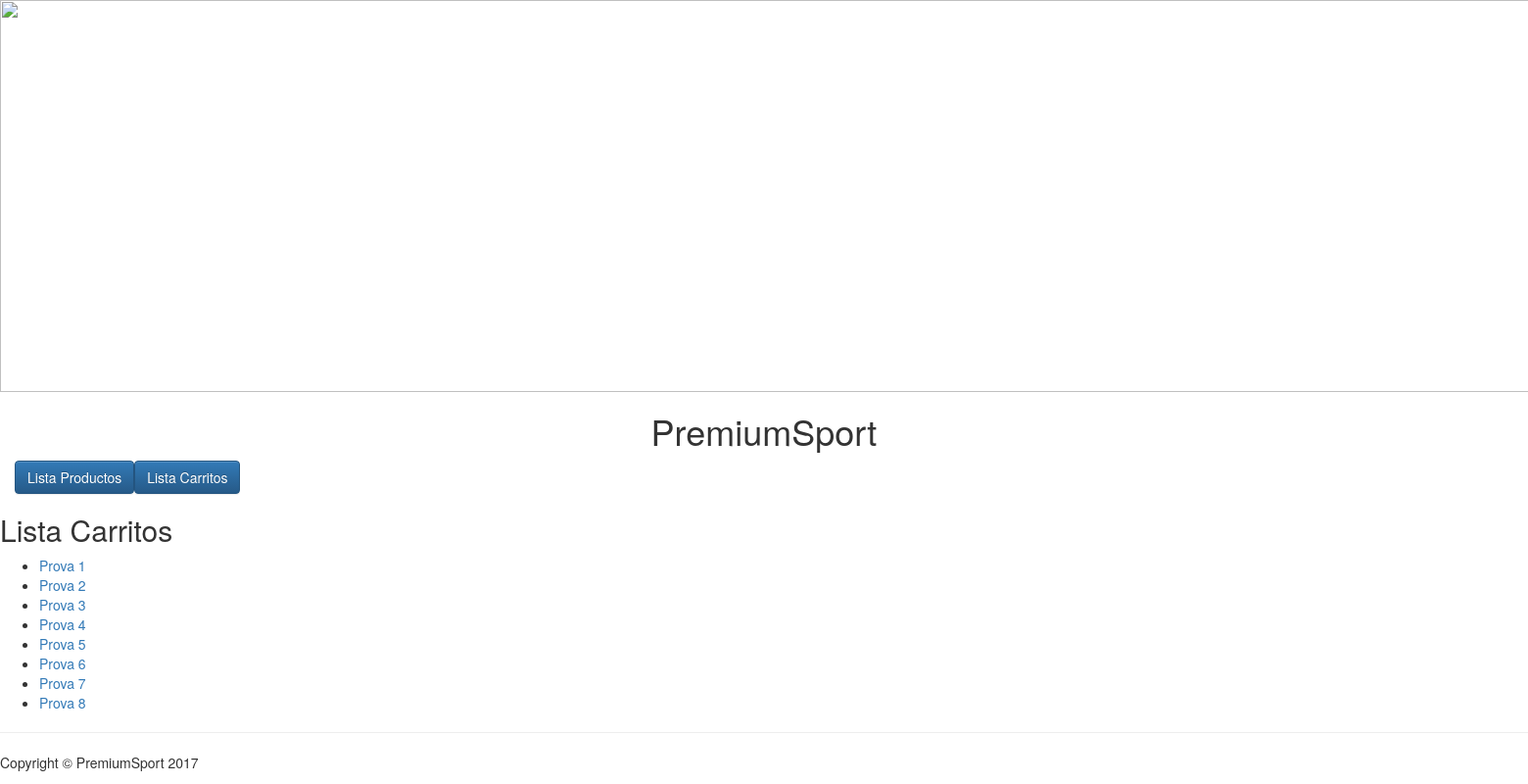
The page /carritos on the database its author committed.
### productes/models.py (models this page shows, shortened)
class Carrito(models.Model):
	nom = models.CharField(max_length=200,default=str(date.today()))
	obert = models.BooleanField(default=True)
	user = models.ForeignKey(User, blank=True, null=True)
	data = models.DateField(default=date.today())

### productes/views.py (the view)
# urls.py: url(r'^carritos', MostraCarritoView.as_view() ),
class MostraCarritoView(ListView):
	model = Carrito

### productes/templates/productes/carrito_list.html
{% extends "productes/base.html" %}
{% block content %}
	<h2>Lista Carritos</h2>
	<ul>
{% for carrito in carrito_list %}
    <li><a href="/carrito/{{carrito.id}}">{{carrito.nom}} </a></li>
{% empty %}
    <li>No articles yet.</li>
{% endfor %}
</ul>
{% endblock %}

### rows shown on the page
Carrito: nom "Prova 1"
Carrito: nom "Prova 2"
Carrito: nom "Prova 3"
Carrito: nom "Prova 4"
Carrito: nom "Prova 5"
Carrito: nom "Prova 6"
Carrito: nom "Prova 7"
Carrito: nom "Prova 8"
